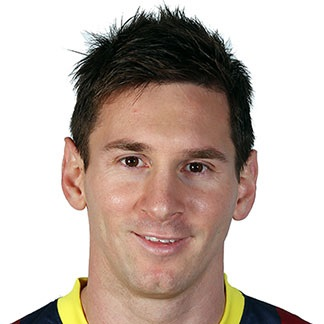
#> input picture messi3_rostro.jpg, 324 x 324 px
$ python prueba3.py
#> lines starting #> are read from the running program, lines starting #| are printed output that depends on the picture
import cv2
import sklearn
import numpy as np
from sklearn.model_selection import train_test_split
from sklearn.neural_network import MLPClassifier

fotosRecopiladas = {}

BDFotos = []
fotoMessi = cv2.imread('messi3_rostro.jpg', cv2.IMREAD_GRAYSCALE)
#> fotoMessi: shape (324, 324); min 0, max 255, mean 183.8
fotoMessi = cv2.resize(fotoMessi, (300, 300))
#> fotoMessi: shape (300, 300)
fotoMessi = np.array(fotoMessi)
fotoRonaldo = cv2.imread('ronaldo1_rostro.jpg', cv2.IMREAD_GRAYSCALE)
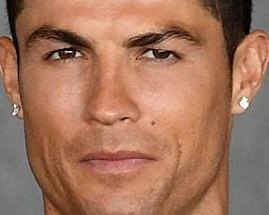
#> input picture ronaldo1_rostro.jpg, 269 x 215 px
#> fotoRonaldo: shape (215, 269); min 0, max 255, mean 126.9
fotoRonaldo = cv2.resize(fotoRonaldo, (300, 300))
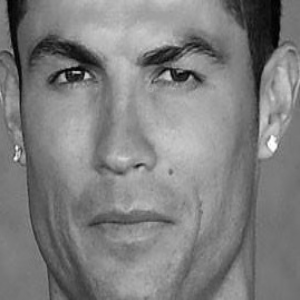
#> fotoRonaldo: shape (300, 300); min 0, max 254, mean 126.8
fotoRonaldo = np.array(fotoRonaldo)
fotoHazard = cv2.imread('hazard1_rostro.jpg', cv2.IMREAD_GRAYSCALE)
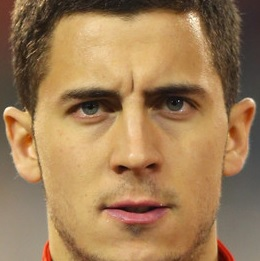
#> input picture hazard1_rostro.jpg, 260 x 261 px
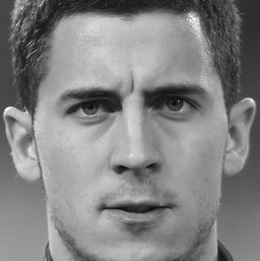
#> fotoHazard: shape (261, 260); min 5, max 254, mean 131.1
fotoHazard = cv2.resize(fotoHazard, (300, 300))
#> fotoHazard: shape (300, 300)
fotoHazard = np.array(fotoHazard)
BDFotos = [fotoMessi, fotoRonaldo, fotoHazard]
target = [0, 1, 2]

arrayAuxiliar = []
arrayFotos = []
for foto in BDFotos:
	for elementos in foto:
		for elemento in elementos:
			arrayAuxiliar.append(elemento)
	arrayFotos.append(arrayAuxiliar)
	arrayAuxiliar = []
#> this loop made 3 passes
#> after the loop, arrayFotos = 3 items

target_names = ['Messi', 'Ronaldo', 'Hazard']
#target_names.append('Messi')
#target_names.append('Ronaldo')
#target_names.append('Hazard')

fotosRecopiladas['data'] = arrayFotos
fotosRecopiladas['target'] = target
fotosRecopiladas['target_names'] = target_names

X_train, X_test, Y_train, Y_test = train_test_split(fotosRecopiladas['data'], fotosRecopiladas['target'])
#> X_train = 2 items; X_test = 1 item; Y_train = [1, 0]; Y_test = [2]

redNeuronal = MLPClassifier(max_iter=100, hidden_layer_sizes=(300, 300), alpha=0.003)

redNeuronal.fit(fotosRecopiladas['data'], fotosRecopiladas['target'])

fotoAEvaluar = cv2.imread('hazard2_rostro.jpg', cv2.IMREAD_GRAYSCALE)
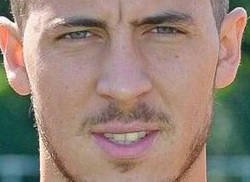
#> input picture hazard2_rostro.jpg, 250 x 182 px
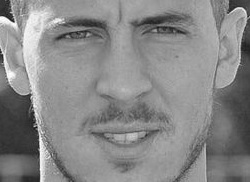
#> fotoAEvaluar: shape (182, 250); min 13, max 255, mean 136
fotoAEvaluar = cv2.resize(fotoAEvaluar, (300, 300))
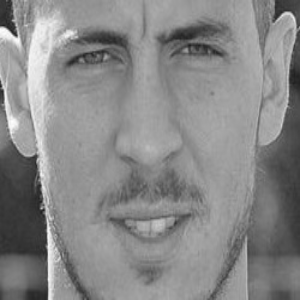
#> fotoAEvaluar: shape (300, 300); min 30, max 254, mean 135.9

arrayFotoAEvaluar = []
for elementos in fotoAEvaluar:
	for elemento in elementos:
		arrayFotoAEvaluar.append(elemento)
#> after the loop, arrayFotoAEvaluar = 90000 items

print(redNeuronal.predict([arrayFotoAEvaluar]))
#| [1]
